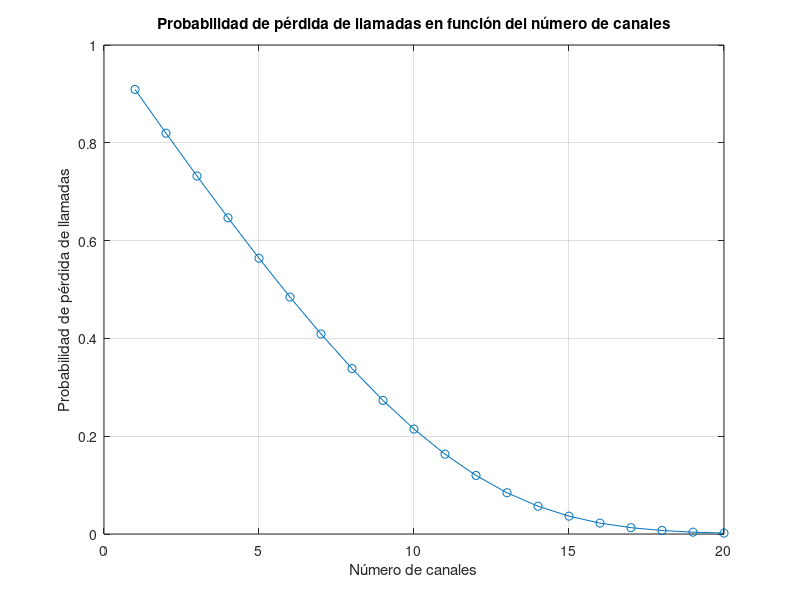

The MATLAB source for this figure:
% Parámetros
A = 10; % Tráfico ofrecido en Erlangs
N = 15; % Número de canales disponibles

% Función Erlang B
erlangB = @(A, N) (A^N / factorial(N)) / sum(A.^(0:N) ./ factorial(0:N));

% Calcular probabilidad de pérdida
P_b = erlangB(A, N);

% Mostrar resultado
fprintf('Probabilidad de pérdida de llamadas: %.5f\n', P_b);

% Gráfico de la probabilidad de pérdida en función del número de canales
N_values = 1:20;
P_b_values = arrayfun(@(N) erlangB(A, N), N_values);

figure;
plot(N_values, P_b_values, '-o');
xlabel('Número de canales');
ylabel('Probabilidad de pérdida de llamadas');
title('Probabilidad de pérdida de llamadas en función del número de canales');
grid on;